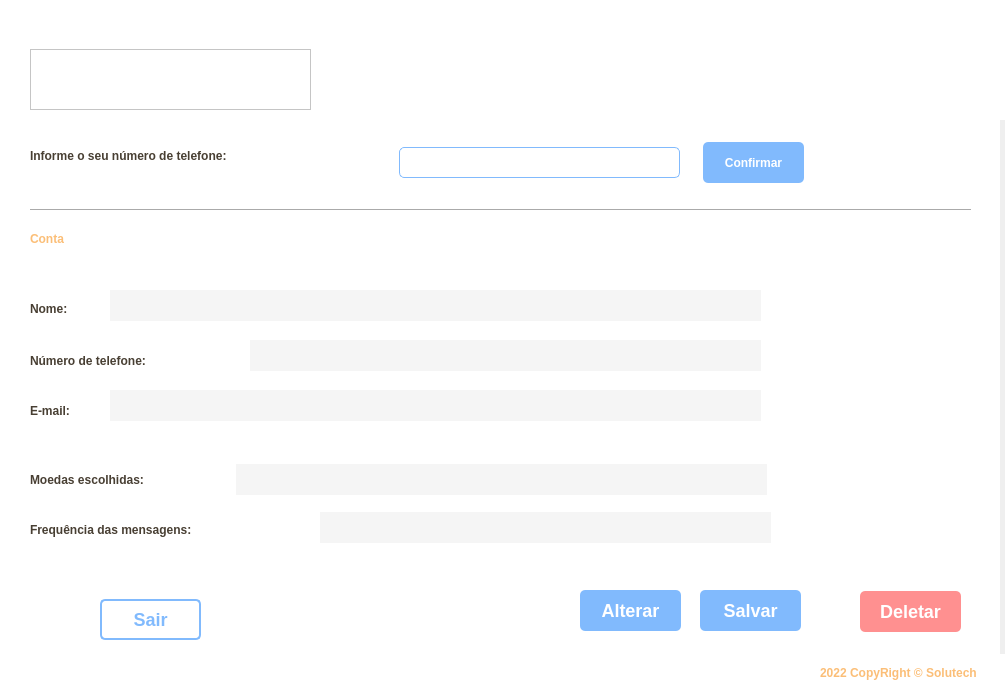
<?xml version="1.0" encoding="UTF-8"?>
<ui version="4.0">
 <class>TelaInfoConta</class>
 <widget class="QMainWindow" name="TelaInfoConta">
  <property name="geometry">
   <rect>
    <x>0</x>
    <y>0</y>
    <width>1005</width>
    <height>694</height>
   </rect>
  </property>
  <property name="windowTitle">
   <string>MainWindow</string>
  </property>
  <widget class="QWidget" name="centralwidget">
   <layout class="QVBoxLayout" name="verticalLayout">
    <property name="spacing">
     <number>0</number>
    </property>
    <property name="leftMargin">
     <number>0</number>
    </property>
    <property name="topMargin">
     <number>0</number>
    </property>
    <property name="rightMargin">
     <number>0</number>
    </property>
    <property name="bottomMargin">
     <number>0</number>
    </property>
    <item>
     <widget class="QFrame" name="top">
      <property name="maximumSize">
       <size>
        <width>16777215</width>
        <height>40</height>
       </size>
      </property>
      <property name="styleSheet">
       <string notr="true">background-color: #fff;</string>
      </property>
      <property name="frameShape">
       <enum>QFrame::NoFrame</enum>
      </property>
      <property name="frameShadow">
       <enum>QFrame::Raised</enum>
      </property>
     </widget>
    </item>
    <item>
     <widget class="QFrame" name="containerlogo">
      <property name="maximumSize">
       <size>
        <width>16777215</width>
        <height>80</height>
       </size>
      </property>
      <property name="styleSheet">
       <string notr="true">background-color: #fff;</string>
      </property>
      <property name="frameShape">
       <enum>QFrame::NoFrame</enum>
      </property>
      <property name="frameShadow">
       <enum>QFrame::Raised</enum>
      </property>
      <layout class="QVBoxLayout" name="verticalLayout_4">
       <property name="spacing">
        <number>0</number>
       </property>
       <property name="leftMargin">
        <number>30</number>
       </property>
       <property name="topMargin">
        <number>0</number>
       </property>
       <property name="rightMargin">
        <number>0</number>
       </property>
       <property name="bottomMargin">
        <number>0</number>
       </property>
       <item>
        <widget class="QFrame" name="logo_5">
         <property name="maximumSize">
          <size>
           <width>281</width>
           <height>61</height>
          </size>
         </property>
         <property name="styleSheet">
          <string notr="true">background-image: url(:/Logo/Icone GoldCoins pqn.png);
background-repeat: norepeat;</string>
         </property>
         <property name="frameShape">
          <enum>QFrame::StyledPanel</enum>
         </property>
         <property name="frameShadow">
          <enum>QFrame::Raised</enum>
         </property>
        </widget>
       </item>
      </layout>
     </widget>
    </item>
    <item>
     <widget class="QFrame" name="container_3">
      <property name="maximumSize">
       <size>
        <width>1000</width>
        <height>1200</height>
       </size>
      </property>
      <property name="cursor">
       <cursorShape>ArrowCursor</cursorShape>
      </property>
      <property name="styleSheet">
       <string notr="true">background-color: #fff;</string>
      </property>
      <property name="frameShape">
       <enum>QFrame::NoFrame</enum>
      </property>
      <property name="frameShadow">
       <enum>QFrame::Raised</enum>
      </property>
      <widget class="QLabel" name="label_8">
       <property name="geometry">
        <rect>
         <x>30</x>
         <y>93</y>
         <width>201</width>
         <height>51</height>
        </rect>
       </property>
       <property name="styleSheet">
        <string notr="true">font: 20pt &quot;MS Shell Dlg 2&quot;;
color: rgb(251, 190, 119);
font-weight: bold;</string>
       </property>
       <property name="text">
        <string>Conta</string>
       </property>
      </widget>
      <widget class="QLabel" name="label_9">
       <property name="geometry">
        <rect>
         <x>30</x>
         <y>173</y>
         <width>71</width>
         <height>31</height>
        </rect>
       </property>
       <property name="styleSheet">
        <string notr="true">font: 12pt &quot;MS Shell Dlg 2&quot;;
color: rgb(72, 63, 51);
font-weight: bold;</string>
       </property>
       <property name="text">
        <string>Nome:</string>
       </property>
      </widget>
      <widget class="QLabel" name="label_10">
       <property name="geometry">
        <rect>
         <x>30</x>
         <y>225</y>
         <width>221</width>
         <height>31</height>
        </rect>
       </property>
       <property name="styleSheet">
        <string notr="true">font: 12pt &quot;MS Shell Dlg 2&quot;;
color: rgb(72, 63, 51);
font-weight: bold;</string>
       </property>
       <property name="text">
        <string>Número de telefone:</string>
       </property>
      </widget>
      <widget class="QLabel" name="label_11">
       <property name="geometry">
        <rect>
         <x>30</x>
         <y>275</y>
         <width>71</width>
         <height>31</height>
        </rect>
       </property>
       <property name="styleSheet">
        <string notr="true">font: 12pt &quot;MS Shell Dlg 2&quot;;
color: rgb(72, 63, 51);
font-weight: bold;</string>
       </property>
       <property name="text">
        <string>E-mail:</string>
       </property>
      </widget>
      <widget class="QLabel" name="label_12">
       <property name="geometry">
        <rect>
         <x>30</x>
         <y>20</y>
         <width>361</width>
         <height>31</height>
        </rect>
       </property>
       <property name="styleSheet">
        <string notr="true">font: 12pt &quot;MS Shell Dlg 2&quot;;
color: rgb(72, 63, 51);
font-weight: bold;</string>
       </property>
       <property name="text">
        <string>Informe o seu número de telefone:</string>
       </property>
      </widget>
      <widget class="QLineEdit" name="lineEdit">
       <property name="geometry">
        <rect>
         <x>399</x>
         <y>27</y>
         <width>281</width>
         <height>31</height>
        </rect>
       </property>
       <property name="styleSheet">
        <string notr="true">border: 1px solid #81BAFD;
border-radius: 5px;</string>
       </property>
      </widget>
      <widget class="QLabel" name="label_13">
       <property name="geometry">
        <rect>
         <x>30</x>
         <y>344</y>
         <width>201</width>
         <height>31</height>
        </rect>
       </property>
       <property name="styleSheet">
        <string notr="true">font: 12pt &quot;MS Shell Dlg 2&quot;;
color: rgb(72, 63, 51);
font-weight: bold;</string>
       </property>
       <property name="text">
        <string>Moedas escolhidas:</string>
       </property>
      </widget>
      <widget class="QLabel" name="label_14">
       <property name="geometry">
        <rect>
         <x>30</x>
         <y>394</y>
         <width>281</width>
         <height>31</height>
        </rect>
       </property>
       <property name="styleSheet">
        <string notr="true">font: 12pt &quot;MS Shell Dlg 2&quot;;
color: rgb(72, 63, 51);
font-weight: bold;</string>
       </property>
       <property name="text">
        <string>Frequência das mensagens:</string>
       </property>
      </widget>
      <widget class="QPushButton" name="BotaoConfirmar">
       <property name="geometry">
        <rect>
         <x>703</x>
         <y>22</y>
         <width>101</width>
         <height>41</height>
        </rect>
       </property>
       <property name="styleSheet">
        <string notr="true">QPushButton {
background-color: #81BAFD;
color: #fff;
border-radius: 5px;
border: none;
font: 10pt &quot;MS Shell Dlg 2&quot;;
font-weight: bold;
}

QPushButton:hover {
background-color: #738FF0 
}</string>
       </property>
       <property name="text">
        <string>Confirmar</string>
       </property>
      </widget>
      <widget class="QPushButton" name="BotaoAlterar">
       <property name="geometry">
        <rect>
         <x>580</x>
         <y>470</y>
         <width>101</width>
         <height>41</height>
        </rect>
       </property>
       <property name="styleSheet">
        <string notr="true">QPushButton {
background-color: #81BAFD;
color: #fff;
border-radius: 5px;
border: none;
font-weight: bold;
font-size: 18px;
}

QPushButton:hover {
background-color: #738FF0 
}</string>
       </property>
       <property name="text">
        <string>Alterar</string>
       </property>
      </widget>
      <widget class="QPushButton" name="BotaoSalvar">
       <property name="geometry">
        <rect>
         <x>700</x>
         <y>470</y>
         <width>101</width>
         <height>41</height>
        </rect>
       </property>
       <property name="styleSheet">
        <string notr="true">QPushButton {
background-color: #81BAFD;
color: #fff;
border-radius: 5px;
border: none;
font-weight: bold;
font-size: 18px;
}

QPushButton:hover {
background-color: #738FF0 
}</string>
       </property>
       <property name="text">
        <string>Salvar</string>
       </property>
      </widget>
      <widget class="QPushButton" name="BotaoDeletar">
       <property name="geometry">
        <rect>
         <x>860</x>
         <y>471</y>
         <width>101</width>
         <height>41</height>
        </rect>
       </property>
       <property name="styleSheet">
        <string notr="true">QPushButton {
	color: #fff;
	background-color: #FF9090;
	font-size: 18px;
	font-weight: bold;
	border: none;
	border-radius: 5px;
}

QPushButton:hover {
	background-color: #E75858;
}
</string>
       </property>
       <property name="text">
        <string>Deletar</string>
       </property>
      </widget>
      <widget class="QPushButton" name="BotaoSair">
       <property name="geometry">
        <rect>
         <x>100</x>
         <y>479</y>
         <width>101</width>
         <height>41</height>
        </rect>
       </property>
       <property name="styleSheet">
        <string notr="true">QPushButton {
background-color: #fff;
color: #81BAFD;
border-radius: 5px;
border: 2px solid #81BAFD;
font-weight: bold;
font-size: 18px;
}

</string>
       </property>
       <property name="text">
        <string>Sair</string>
       </property>
      </widget>
      <widget class="QLabel" name="campoNome">
       <property name="geometry">
        <rect>
         <x>110</x>
         <y>170</y>
         <width>651</width>
         <height>31</height>
        </rect>
       </property>
       <property name="styleSheet">
        <string notr="true">background-color: rgb(245, 245, 245);</string>
       </property>
       <property name="text">
        <string/>
       </property>
      </widget>
      <widget class="QLabel" name="CampoNumero">
       <property name="geometry">
        <rect>
         <x>250</x>
         <y>220</y>
         <width>511</width>
         <height>31</height>
        </rect>
       </property>
       <property name="styleSheet">
        <string notr="true">background-color: rgb(245, 245, 245);</string>
       </property>
       <property name="text">
        <string/>
       </property>
      </widget>
      <widget class="QLabel" name="CampoEmail">
       <property name="geometry">
        <rect>
         <x>110</x>
         <y>270</y>
         <width>651</width>
         <height>31</height>
        </rect>
       </property>
       <property name="styleSheet">
        <string notr="true">background-color: rgb(245, 245, 245);</string>
       </property>
       <property name="text">
        <string/>
       </property>
      </widget>
      <widget class="QLabel" name="CampoMoedas">
       <property name="geometry">
        <rect>
         <x>236</x>
         <y>344</y>
         <width>531</width>
         <height>31</height>
        </rect>
       </property>
       <property name="styleSheet">
        <string notr="true">background-color: rgb(245, 245, 245);</string>
       </property>
       <property name="text">
        <string/>
       </property>
      </widget>
      <widget class="QLabel" name="CampoFrequenciaMsg">
       <property name="geometry">
        <rect>
         <x>320</x>
         <y>392</y>
         <width>451</width>
         <height>31</height>
        </rect>
       </property>
       <property name="styleSheet">
        <string notr="true">background-color: rgb(245, 245, 245);</string>
       </property>
       <property name="text">
        <string/>
       </property>
      </widget>
      <widget class="Line" name="line">
       <property name="geometry">
        <rect>
         <x>30</x>
         <y>80</y>
         <width>941</width>
         <height>20</height>
        </rect>
       </property>
       <property name="orientation">
        <enum>Qt::Horizontal</enum>
       </property>
      </widget>
     </widget>
    </item>
    <item>
     <widget class="QFrame" name="bottom">
      <property name="maximumSize">
       <size>
        <width>16777215</width>
        <height>40</height>
       </size>
      </property>
      <property name="styleSheet">
       <string notr="true">background-color: #fff;</string>
      </property>
      <property name="frameShape">
       <enum>QFrame::NoFrame</enum>
      </property>
      <property name="frameShadow">
       <enum>QFrame::Raised</enum>
      </property>
      <widget class="QLabel" name="label_4">
       <property name="geometry">
        <rect>
         <x>820</x>
         <y>10</y>
         <width>178</width>
         <height>18</height>
        </rect>
       </property>
       <property name="styleSheet">
        <string notr="true">font: 8pt &quot;MS Shell Dlg 2&quot;;
color: rgb(251, 190, 119);
font-weight: bold;</string>
       </property>
       <property name="text">
        <string>2022 CopyRight © Solutech</string>
       </property>
      </widget>
     </widget>
    </item>
   </layout>
  </widget>
 </widget>
 <resources>
  <include location="Imagens/images.qrc"/>
 </resources>
 <connections>
  <connection>
   <sender>BotaoSair</sender>
   <signal>clicked()</signal>
   <receiver>TelaInfoConta</receiver>
   <slot>close()</slot>
   <hints>
    <hint type="sourcelabel">
     <x>150</x>
     <y>619</y>
    </hint>
    <hint type="destinationlabel">
     <x>502</x>
     <y>346</y>
    </hint>
   </hints>
  </connection>
  <connection>
   <sender>BotaoConfirmar</sender>
   <signal>clicked()</signal>
   <receiver>lineEdit</receiver>
   <slot>update()</slot>
   <hints>
    <hint type="sourcelabel">
     <x>755</x>
     <y>165</y>
    </hint>
    <hint type="destinationlabel">
     <x>550</x>
     <y>160</y>
    </hint>
   </hints>
  </connection>
 </connections>
</ui>
